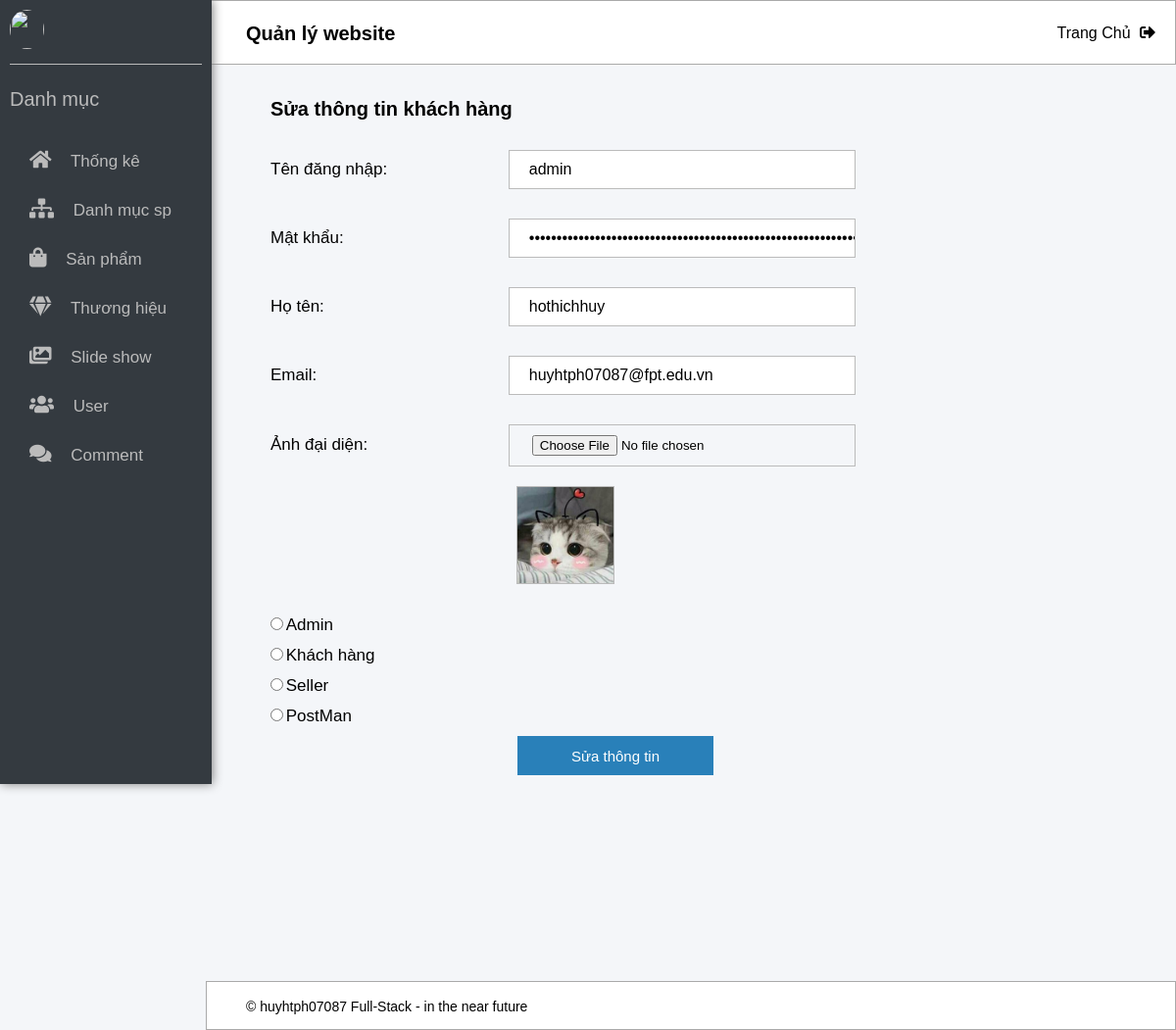
Page /admin/user/edit_user.php?id=20 on the committed database.
### tables this page shows
CREATE TABLE `user` (
  `id_user` int(11) NOT NULL,
  `account` varchar(40) NOT NULL,
  `passwd` varchar(100) NOT NULL,
  `name` varchar(40) NOT NULL,
  `email` varchar(40) NOT NULL,
  `avatar` text NOT NULL,
  `roles` int(11) NOT NULL
);

### libs/libs.php (called while the page is built, shortened)
<?php
function pdo_connect()
{
    $host = 'localhost';
    $user = 'root';
    $pass = '';
    $dbName = 'shoppings';
    try {
        $conn = new PDO("mysql:host=$host;dbname=$dbName", $user, $pass);
        $conn->setAttribute(PDO::ATTR_ERRMODE, PDO::ERRMODE_EXCEPTION);
    } catch (PDOException $e) {
        die('Kết nối thất bại' . $e->getMessage());
    }
    return $conn;
}
function select_product_detail_follow_id($sql, $id)
{
    try {
        $conn = pdo_connect();
        $stmt = $conn->prepare($sql);
        $stmt->execute();
        $stmt->setFetchMode(PDO::FETCH_ASSOC);
        return $field = $stmt->fetch();
    } catch (PDOException $e) {
        die('Lỗi truy vấn SQL' . $e->getMessage());
    }
}
?>

### admin/user/edit_user.php (the view, shortened to what this page needs)
<?php
    require_once '../../libs/libs.php';
    $id = intval($_GET['id']);
    $sql = "SELECT * FROM user WHERE id_user = $id";
    $recordUser = select_product_detail_follow_id($sql, $id);
?>
<?php  require_once '../nav_left-part.php'; ?>
            <div class="wrapper__content">
                <div class="content_header">
                    <h1 class="content__header-name">Quản lý website</h1>
                    <a href="/PHP1/assignment/index.php" class="content__link-logout">
                        Trang Chủ
                        <i class="fas fa-sign-out-alt"></i>
                    </a>
                </div>
                <div class="content__box">
                    <form action="" class="content__box-product-add" method="POST" enctype="multipart/form-data">
                        <h3 class="content__box-product-add-name">Sửa thông tin khách hàng</h3>
                        <div class="content__box-product-add-field">
                            <label for="">Tên đăng nhập: </label>
                            <input type="text" name="acc" placeholder="Tên đăng nhập" class="input-txt" value="<?php echo $recordUser['account']?>">
                        </div>
                        <div class="content__box-product-add-field">
                            <label for="">Mật khẩu: </label>
                            <input type="password" name="pwd" placeholder="Mật khẩu" class="input-txt" value="<?php echo $recordUser['passwd']?>" required>
                        </div>
                        <div class="content__box-product-add-field">
                            <label for="">Họ tên: </label>
                            <input type="text" name="name" placeholder="Họ tên" class="input-txt" value="<?php echo $recordUser['name']?>">
                        </div>
                        <div class="content__box-product-add-field">
                            <label for="">Email: </label>
                            <input type="email" name="email" placeholder="Email" class="input-txt" value="<?php echo $recordUser['email']?>">
                        </div>
                        <div class="content__box-product-add-field">
                            <label for="">Ảnh đại diện: </label>
                            <input type="file" name="avatar" class="input-file">
                            <img src="../../img/<?php echo $recordUser['avatar']?>" alt="" width="100px" height="100px" style="margin: 20px 0 0 251px; border: 1px solid #bbb;">
                        </div>
                        <div class="form-check form-check-inline">
                            <input class="form-check-input" type="radio" id="inlineCheckbox1" value="1" name="roles">
                            <label class="form-check-label" for="inlineCheckbox1">Admin</label>
                        </div>
                        <br>
                        <div class="form-check form-check-inline">
                            <input class="form-check-input" type="radio" id="inlineCheckbox1" value="0" name="roles">
                            <label class="form-check-label" for="inlineCheckbox2">Khách hàng</label>
                        </div>
                        <br>
                        <div class="form-check form-check-inline">
                            <input class="form-check-input" type="radio" id="inlineCheckbox1" value="2" name="roles">
                            <label class="form-check-label" for="inlineCheckbox2">Seller</label>
                        </div>
                        <br>
                        <div class="form-check form-check-inline">
                            <input class="form-check-input" type="radio" id="inlineCheckbox1" value="3" name="roles">
                            <label class="form-check-label" for="inlineCheckbox2">PostMan</label>
                        </div>
                        <div class="content__box-product-add-btn" style="width: 452px">
                            <button class="content__box-product-btn" name="btnAdd">Sửa thông tin</button>
                        </div>
                    </form>
                </div>
                 <div class="content__footer">
                    <span class="content__footer-txt">&copy; huyhtph07087 Full-Stack - in the near future</span>
                </div>
           </div>
        </div>
    </div>
</body>
</html>

### css/base.css (style rules this page uses)
:root { --main-color: #E5101D; --while-color: #fff; --black-color: #000; --out-color: #BC000B; --login-color: #EFC2C4; --orange-color: #F7941D; --bgr-color: #F5F5F5; --detail-color: #eee; --ddd-color: #ddd; --bbb-color: #bbb; --footer-color: #232F3E; }
* { padding: 0; margin: 0; box-sizing: inherit; }
html { font-size: 62.5%; font-family: arial, sans-serif; box-sizing: border-box; }

### css/setting.css (style rules this page uses)
.wrapper__content { width: 82%; }
.wrapper__content { width: 100%; height: auto; background-color: #F4F6F9; padding-left: 18%; }
.content_header { position: fixed; top: 0; left: 0; right: 0; margin-left: 21rem; display: flex; background-color: var(--while-color); height: 6.6rem; border: 0.01rem solid #aaa; padding: 0 2rem 0 4rem; line-height: 6.6rem; justify-content: space-between; }
.content__link-logout { text-decoration: none; color: var(--black-color); font-size: 1.6rem; }
.content__link-logout > i { margin-left: 0.5rem; }
.content__box { width: 100%; height: 100%; padding: 3rem 2rem 0 2rem; background-color: #F4F6F9; }
.content__box-product-add { margin: 0 0 3rem 4rem; width: 60rem; padding: 7rem 0 23rem 0; }
.content__box-product-add-name { font-size: 2rem; margin-bottom: 3rem; }
.content__box-product-add-field { margin-bottom: 3rem; width: 100%; }
.content__box-product-add-btn { text-align: right; }
label { width: 40%; display: inline-block; font-size: 1.7rem; }
.input-txt { outline: none; border: 0.05rem solid var(--bbb-color); padding-left: 2rem; height: 4rem; width: 59%; font-size: 1.6rem; }
.input-file { border: 0.05rem solid var(--bbb-color); padding: 1rem 2.3rem; cursor: pointer; outline: none; width: 59%; }
.content__box-product-btn { outline: none; border: none; background-color: #2980b9; color: var(--while-color); width: 20rem; height: 4rem; font-size: 1.5rem; margin: 1rem 0 0 0; cursor: pointer; }
.content__footer { position: fixed; bottom:0; right:0; left: 0; height: 5rem; line-height: 5rem; border: 0.02rem solid #aaa; background-color: var(--while-color); margin-left: 21rem; }
.content__footer-txt { font-size: 1.4rem; padding-left: 4rem; }

### rows in the picture
user: acc "admin", name "hothichhuy", email "huyhtph07087@fpt.edu.vn", avatar (picture)
